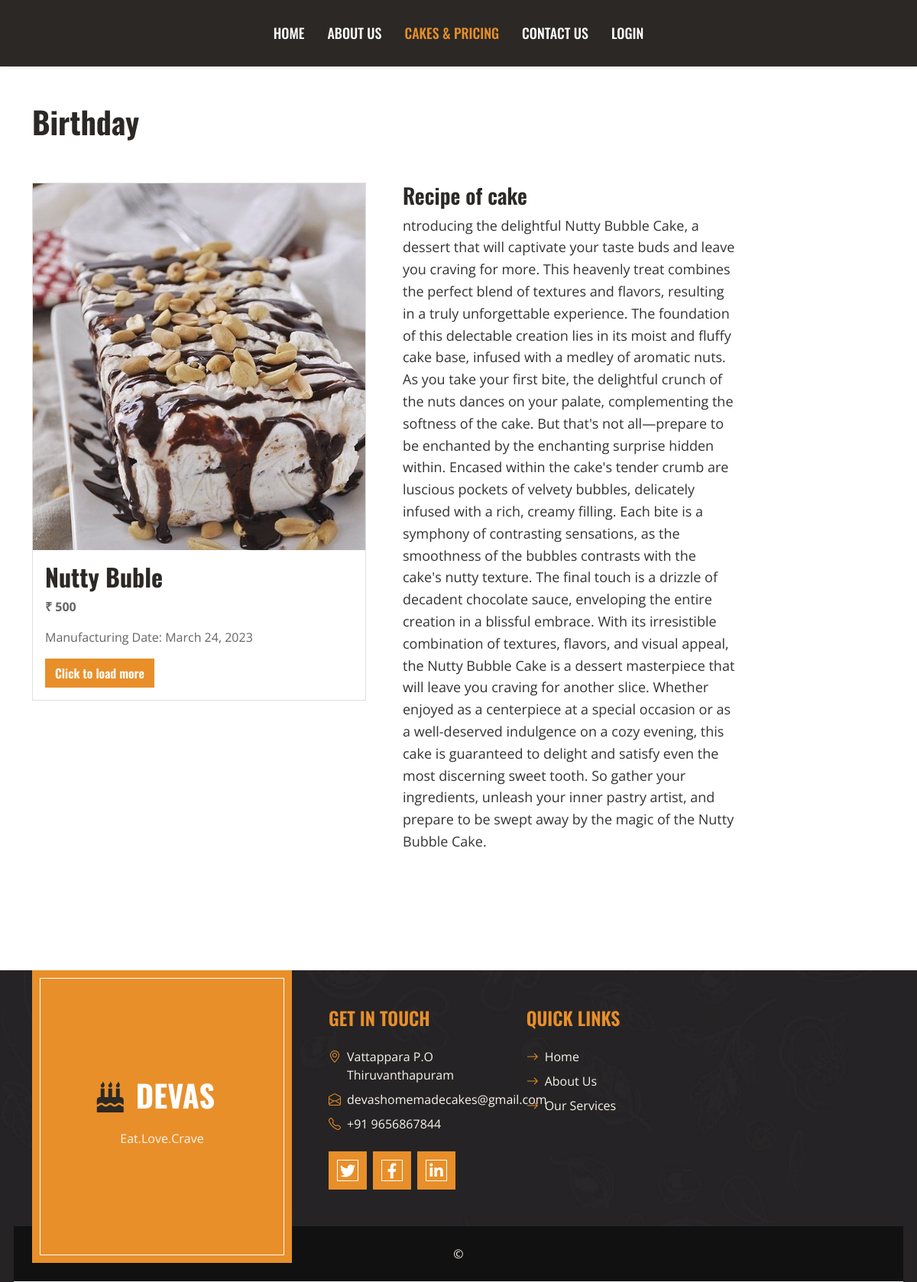
Page /cake_detail_page?id=17 on the committed database.
### devas/models.py (models this page shows, shortened)
class cake_details(models.Model):
    name = models.CharField(max_length=50)
    description = models.TextField(max_length=10000)
    caption = models.TextField(max_length=10000,null=True)
    quantity = models.IntegerField()
    price = models.IntegerField()
    pic = models.ImageField(max_length=500)
    date = models.DateTimeField(default=timezone.now)
    time = models.DateTimeField(auto_now_add=True)
    type = models.CharField(max_length=50) # cake by type, flavour,etc

### devas/views.py (the view)
# urls.py: path('cake_detail_page', views.cake_detail_page, name="cake_detail_page"),
def cake_detail_page(request):
    cake_id = request.GET.get('id')
    cake_name =  cake_details.objects.filter(id=cake_id)
    context = {'details': cake_name}
    return render(request, './devas/cake_detail_page.html', context)

### devas/templates/devas/cake_detail_page.html (shortened to what this page needs)
<!DOCTYPE html>
{% load static %}
<html lang="en">
<head>
    <link href="https://cdnjs.cloudflare.com/ajax/libs/font-awesome/5.10.0/css/all.min.css" rel="stylesheet">
    <link href="https://cdn.jsdelivr.net/npm/bootstrap-icons@1.4.1/font/bootstrap-icons.css" rel="stylesheet">
    <link href="{%static '/lib/owlcarousel/assets/owl.carousel.min.css' %}" rel="stylesheet">
    <link href="{%static 'css/bootstrap.min.css'%}" rel="stylesheet">
    <link href="{%static 'css/style.css'%}" rel="stylesheet">
    <head>
        </head>
        <body>
        </body>
  <nav class="navbar navbar-expand-lg bg-dark navbar-dark shadow-sm py-3 py-lg-0 px-3 px-lg-0">
    <div class="collapse navbar-collapse" id="navbarCollapse">
        <div class="navbar-nav ms-auto mx-lg-auto py-0">
            <a href="index.html" class="nav-item nav-link">Home</a>
            <a href="about.html" class="nav-item nav-link">About Us</a>
            <a href="cakedetails.html" class="nav-item nav-link active">Cakes & Pricing</a>
            <a href="contact.html" class="nav-item nav-link">Contact Us</a>
            <a href="login" class="nav-item nav-link">Login</a>
        </div>
    </div>
</nav>
   <div class="container-fluid py-5">
    <div class="container">
      <div class="row g-5">
        {% for i in details %}
        <h1>{{ i.type }}</h1>
        <div class="col-md-5">
          <div class="card d-flex align-items-fit">
            <div class="image">
              <img class="img-fluid" src="{{ i.pic.url }}" alt="" style="width: 500px; height: 490px;">
            </div>
            <div class="card-body">
              <h2 class="card-title">{{ i.name }}</h2>
              <p class="card-text" style="font-weight: bold;">&#8377; {{ i.price }}</p>
              <p class="card-text">Manufacturing Date: {{ i.date|date:"F j, Y" }}</p>
              <a href="/login" class="btn btn-primary">Click to load more</a>
            </div>
          </div>
        </div>
    <div class="col-md-5">
          <h3>Recipe of cake</h3>
          <p class="description">{{ i.description }}</p>
        </div>
        {% endfor %}
      </div>
    </div>
  </div>
    <div class="container-fluid bg-img text-secondary" style="margin-top: 90px">
        <div class="container">
            <div class="row gx-5">
                <div class="col-lg-4 col-md-6 mb-lg-n5">
                    <div class="d-flex flex-column align-items-center justify-content-center text-center h-100 bg-primary border-inner p-4">
                        <a href="index.html" class="navbar-brand">
                            <h1 class="m-0 text-uppercase text-white"><i class="fa fa-birthday-cake fs-1 text-dark me-3"></i>Devas</h1>
                        </a>
                        <p class="mt-3">Eat.Love.Crave</p>
                    </div>
                </div>
                <div class="col-lg-8 col-md-6">
                    <div class="row gx-5">
                        <div class="col-lg-4 col-md-12 pt-5 mb-5">
                            <h4 class="text-primary text-uppercase mb-4">Get In Touch</h4>
                            <div class="d-flex mb-2">
                                <i class="bi bi-geo-alt text-primary me-2"></i>
                                <p class="mb-0">Vattappara P.O Thiruvanthapuram</p>
                            </div>
                            <div class="d-flex mb-2">
                                <i class="bi bi-envelope-open text-primary me-2"></i>
                                <p class="mb-0">devashomemadecakes@gmail.com</p>
                            </div>
                            <div class="d-flex mb-2">
                                <i class="bi bi-telephone text-primary me-2"></i>
                                <p class="mb-0">+91 9656867844</p>
                            </div>
                            <div class="d-flex mt-4">
                                <a class="btn btn-lg btn-primary btn-lg-square border-inner rounded-0 me-2" href="#"><i class="fab fa-twitter fw-normal"></i></a>
                                <a class="btn btn-lg btn-primary btn-lg-square border-inner rounded-0 me-2" href="#"><i class="fab fa-facebook-f fw-normal"></i></a>
                                <a class="btn btn-lg btn-primary btn-lg-square border-inner rounded-0 me-2" href="#"><i class="fab fa-linkedin-in fw-normal"></i></a>
                            </div>
                        </div>
                        <div class="col-lg-4 col-md-12 pt-0 pt-lg-5 mb-5">
                            <h4 class="text-primary text-uppercase mb-4">Quick Links</h4>
                            <div class="d-flex flex-column justify-content-start">
                                <a class="text-secondary mb-2" href="#"><i class="bi bi-arrow-right text-primary me-2"></i>Home</a>
                                <a class="text-secondary mb-2" href="#"><i class="bi bi-arrow-right text-primary me-2"></i>About Us</a>
                                <a class="text-secondary mb-2" href="#"><i class="bi bi-arrow-right text-primary me-2"></i>Our Services</a>
                            </div>
                        </div>
                        <div class="col-lg-4 col-md-12 pt-0 pt-lg-5 mb-5">
            </div>
        </div>
    </div>
    <div class="c py-4" style="background: #111111;">
        <div class="container text-center">
            <p class="mb-0">&copy; <a class="text-white border-bottom" href="#">
        </div>
    </div>
</body>
</html>

### devas/static/css/style.css (style rules this page uses)
:root { --primary: #E88F2A; --secondary: #FAF3EB; --light: #FFFFFF; --dark: #2B2825; }
h1, h2, .font-weight-bold { font-weight: 700 !important; }
h3, h4, .font-weight-semi-bold { font-weight: 600 !important; }
.btn { font-family: 'Oswald', sans-serif; font-weight: 600; transition: .5s; }
.btn-primary { color: #FFFFFF; }
.border-inner { position: relative; }
.border-inner * { position: relative; z-index: 1; }
.border-inner::before { position: absolute; content: ""; top: 10px; right: 10px; bottom: 10px; left: 10px; background: none; border: 1px solid var(--light); z-index: 0; }
.btn-lg-square { width: 50px; height: 50px; }
.btn-square, .btn-sm-square, .btn-lg-square { padding-left: 0; padding-right: 0; text-align: center; }
.navbar-dark .navbar-nav .nav-link { font-family: 'Oswald', sans-serif; padding: 30px 15px; font-size: 18px; font-weight: 500; text-transform: uppercase; color: var(--light); outline: none; transition: .5s; }
.navbar-dark .navbar-nav .nav-link:hover, .navbar-dark .navbar-nav .nav-link.active { color: var(--primary); }
.bg-img { background: linear-gradient(rgba(43, 40, 37, .5), rgba(43, 40, 37, .5)), url(../img/bg.jpg) center center no-repeat; background-size: cover; }

### devas/templates/devas/cake_detail_page.html (style rules this page uses)
.image { width: 100%; height: 60vh; display: flex; align-items: center; justify-content: center; overflow: hidden; }
.image img { width: 100%; height: 100%; object-fit: cover; }
.description { font-size: 18px; line-height: 1.6; color: #333; }

### rows in the picture
cake_details: type "Birthday", pic (picture), name "Nutty Buble", price "500", date "March 24, 2023", description "ntroducing the delightful Nutty Bubble Cake, a dessert that will captivate your taste buds and leave you craving for more. This heavenly treat combines the perfect blend of textures and flavors, resulting in a truly unforgettable experience. The foundation of this delectable creation lies in its moist and fluffy cake base, infused with a medley of aromatic nuts. As you take your first bite, the delightful crunch of the nuts dances on your palate, complementing the softness of the cake. But that's not all—prepare to be enchanted by the enchanting surprise hidden within. Encased within the cake's tender crumb are luscious pockets of velvety bubbles, delicately infused with a rich, creamy…"
